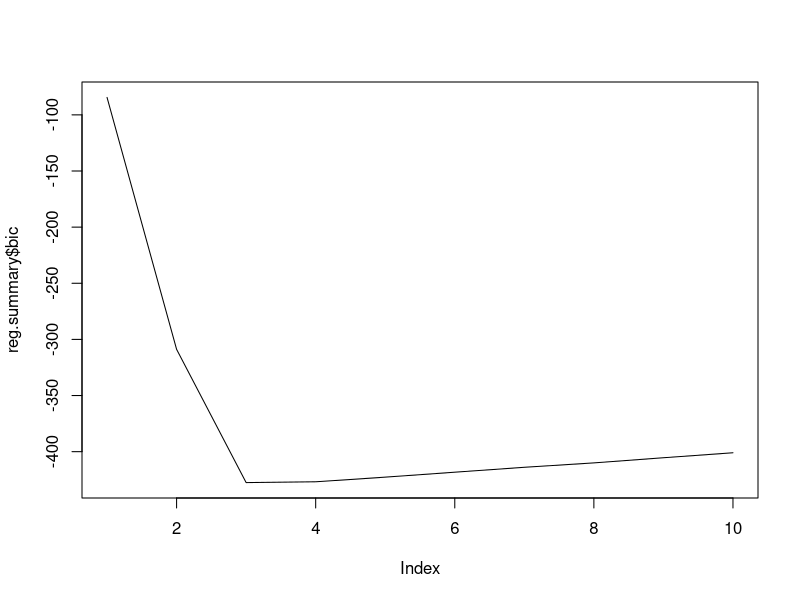
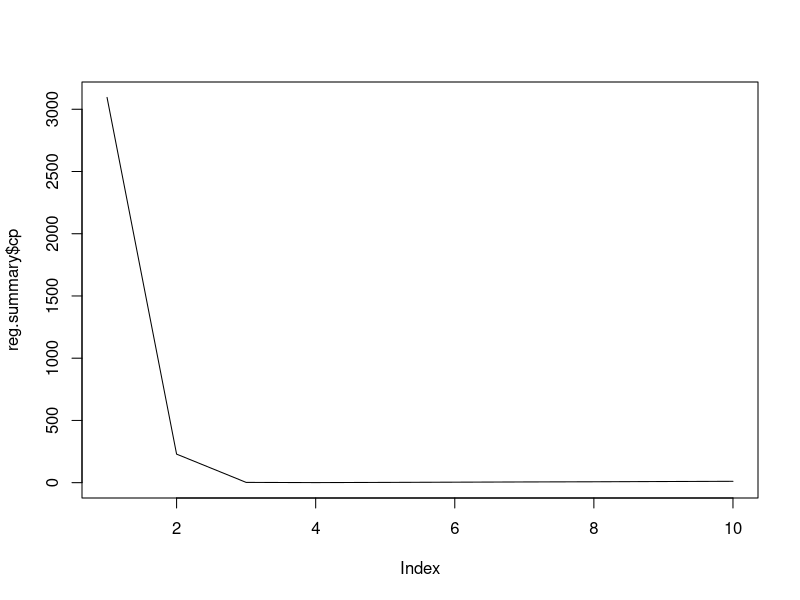
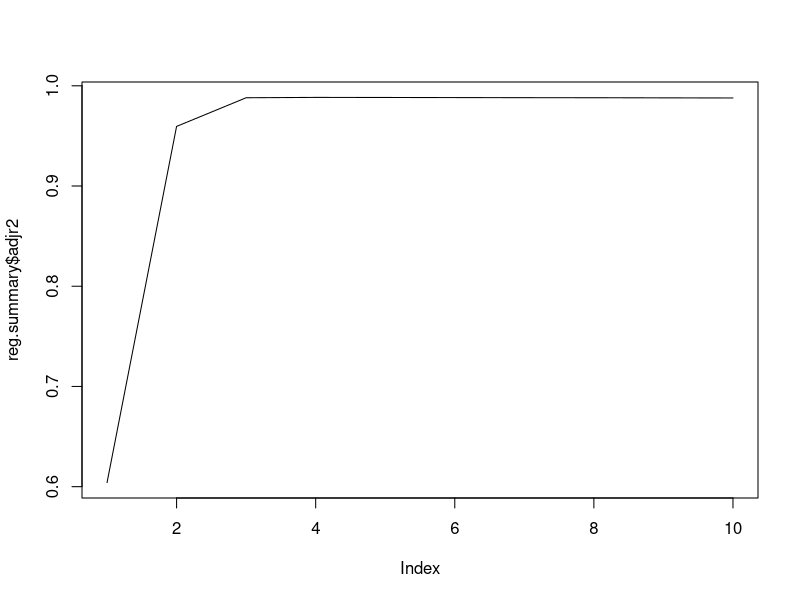
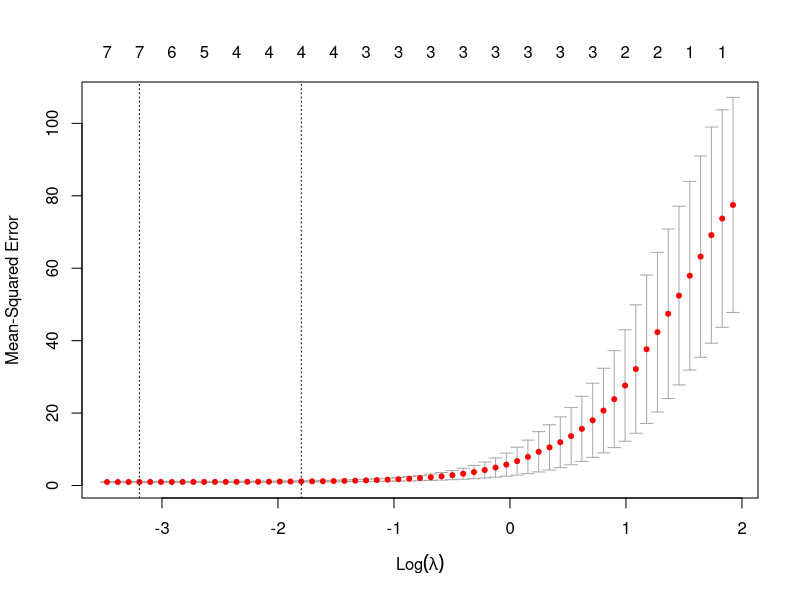
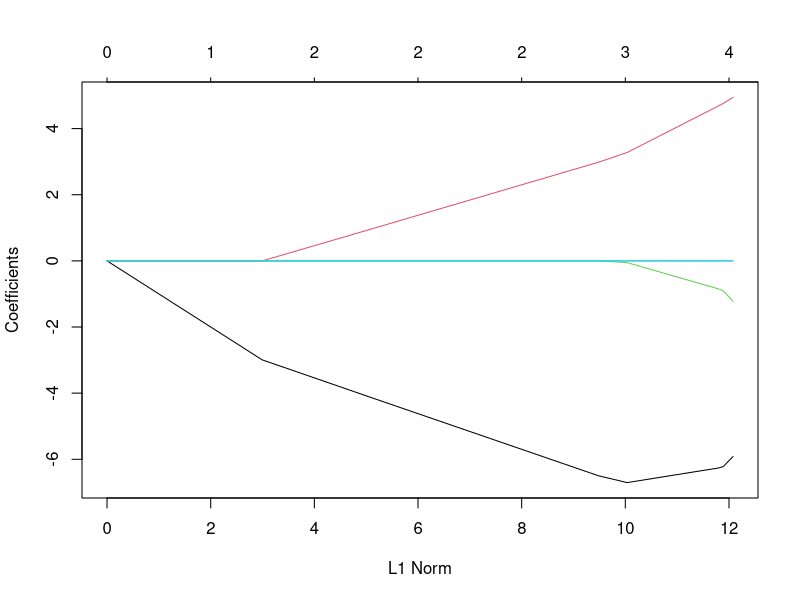
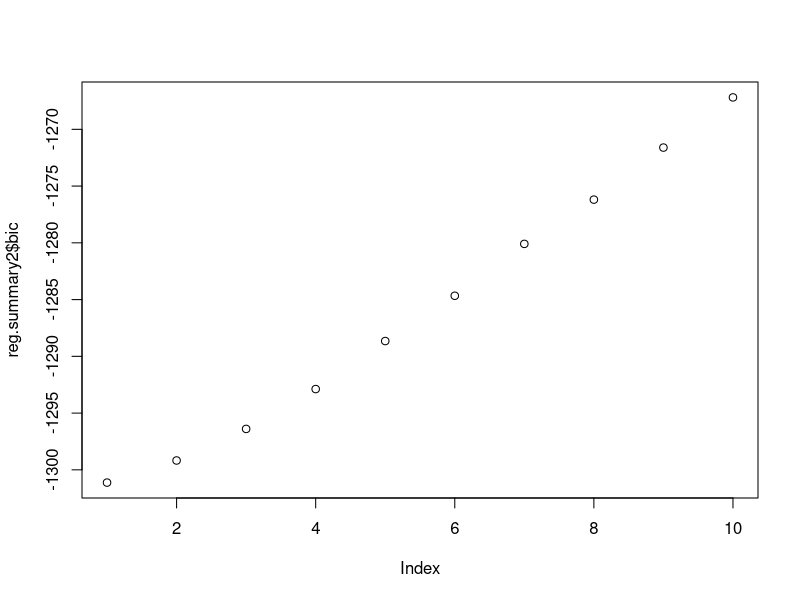
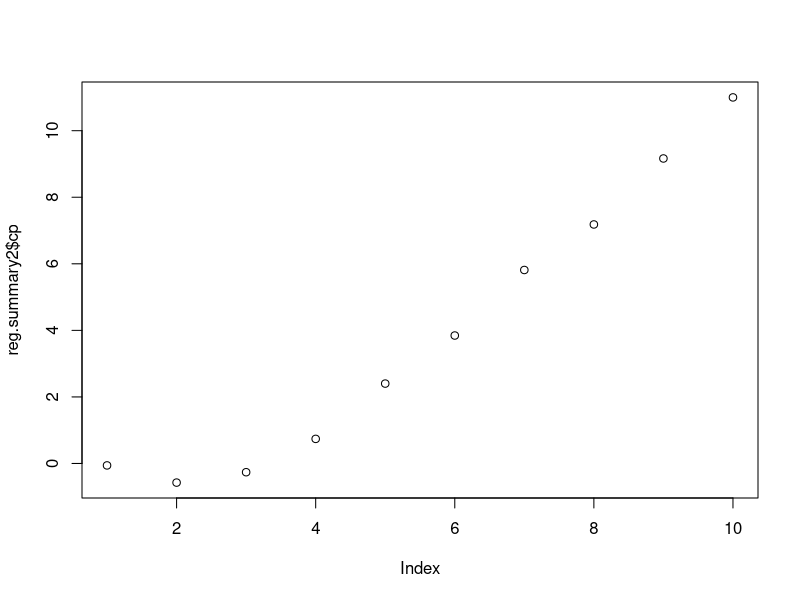
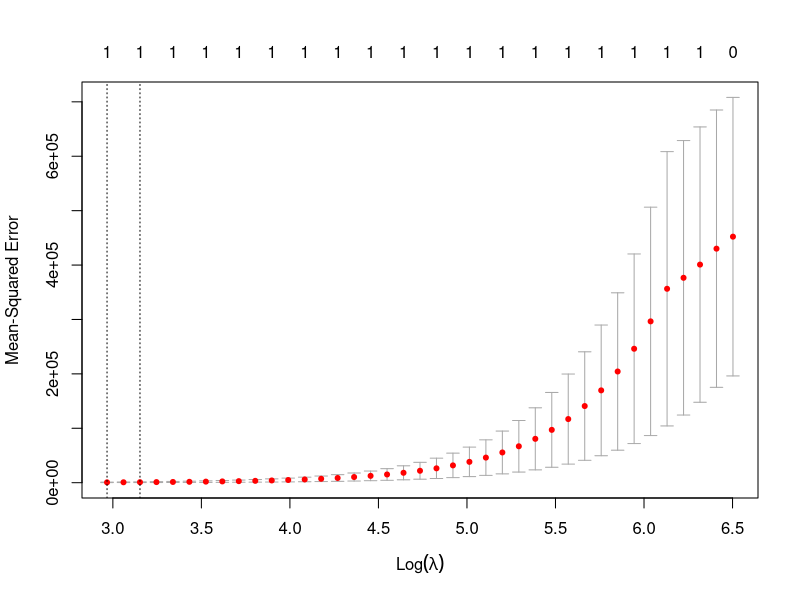

The R script that drew these images, in order:
## ---- chunk 1
knitr::opts_chunk$set(echo = TRUE)
## ---- chunk 2

library(tidyverse)
library(leaps)
library(glmnet)

## ---- chunk 3

set.seed(1)
      
x <- rnorm(100)
e <- rnorm(100)

## ---- chunk 4

B0 <- 2
B1 <- -6
B2 <- 5
B3 <- -1

Y <- B0 + B1*x + B2*x^2 + B3*x^3 + e

## ---- chunk 5

data <- data.frame(I(x), I(x^2), I(x^3), I(x^4), I(x^5), I(x^6), I(x^7), I(x^8), I(x^9), I(x^10), Y)
regfit.full <- regsubsets(Y ~ ., data = data, nvmax = 10)
reg.summary <- summary(regfit.full)

which.min(reg.summary$bic)
which.min(reg.summary$cp)
which.max(reg.summary$adjr2)

plot(reg.summary$bic, type = "l")

plot(reg.summary$cp, type = "l")

plot(reg.summary$adjr2, type = "l")

## ---- chunk 6

regfit.fwd <- regsubsets(Y ~ ., data = data, nvmax = 10, method = "forward")
regfit.bwd <- regsubsets(Y ~ ., data = data, nvmax = 10, method = "backward")

summary(regfit.fwd)
summary(regfit.bwd)

## ---- chunk 7

x <- model.matrix(Y ~ ., data)[,-1]
y <- data$Y

train <- sample(1:nrow(x), nrow(x) / 2)
test <- (-train)
y.test <- y[test]


cv.out <- cv.glmnet(x, y, alpha = 1)

plot(cv.out)

bestlam <- cv.out$lambda.min
bestlam

grid <- 10^seq(10, -2, length = 100)

lasso.mod <- glmnet(x[train, ], y[train], alpha = 1, lambda = grid)
plot(lasso.mod)

lasso.coef <- predict(lasso.mod, type = "coefficients", s = bestlam)[1:11,]

lasso.coef

## ---- chunk 8


set.seed(1)
      
x <- rnorm(100)
e <- rnorm(100)

B7 <- 11
Y2 <- B0 + B7*x^7 + e
data2 <- data.frame(x, x^2, x^3, x^4, x^5, x^6, x^7, x^8, x^9, x^10, Y2)

regfit.full2 <- regsubsets(Y2 ~ ., data = data2, nvmax = 10)
reg.summary2 <- summary(regfit.full2)

which.min(reg.summary2$bic)
which.min(reg.summary2$cp)

plot(reg.summary2$bic)
plot(reg.summary2$cp)

x2 <- model.matrix(Y2 ~ ., data = data2)[,-1]
y2 <- data2$Y2

grid2 <- 10^seq(10, -2, length = 100)

lasso.mod2 = glmnet(x2, y2, alpha = 1, lambda = grid)

cv.out2 <- cv.glmnet(x2, y2, alpha = 1)

plot(cv.out2)

bestlam2 <- cv.out2$lambda.min

bestlam2

lasso.coef2 <- predict(lasso.mod2, type = "coefficients", s = bestlam2)[1:11,]

lasso.coef2
